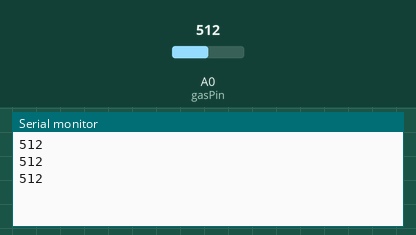
This sketch was run on a simulated Arduino Uno, built with avr-gcc and run on an emulated ATmega328P. Shown: the last lines printed to the serial monitor. The test bench sets the inputs (shaded band); at power-on: A0 (gasPin) = 512.

Above: at 1.4 s.
1.5 s: A0 (gasPin) set to 716
At 2.2 s:
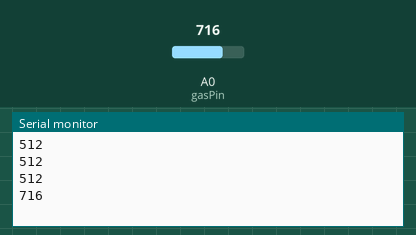
3.0 s: A0 (gasPin) set to 900
At 3.5 s:
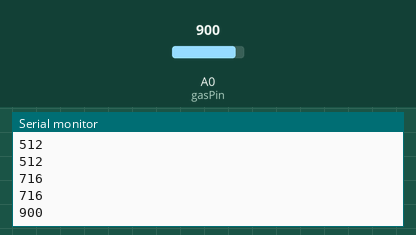
Timing chart, 0 to 6.0 s (numbered marks = the images above; inputs shaded):
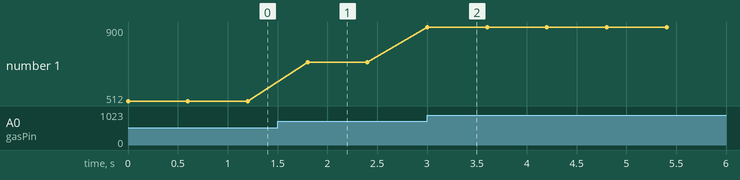

The sketch:

sketch_jan24b.ino
```cpp
const int gasPin = A0 ;

void setup()
{
 Serial.begin(9600);
}

void loop()
{
 Serial.println(analogRead(gasPin));
 delay(600);
}
```

Measured:
- after the input at 1.5 s, the serial monitor: prints a new line after 0.30 s (image 1)
- after the input at 3.0 s, the serial monitor: prints a new line at once (image 2)
- plotted number 1: 512 → 716 after the input at 1.5 s, 716 → 900 after the input at 3.0 s
